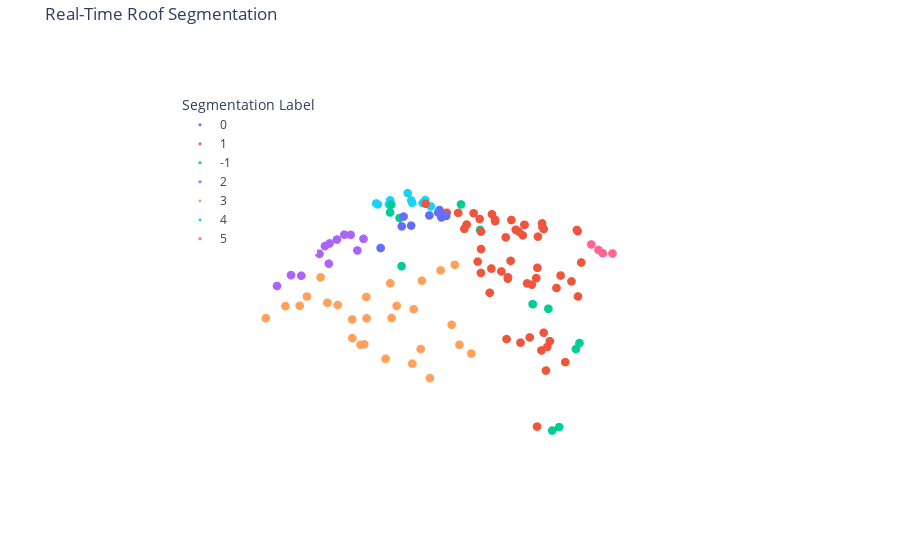

The notebook cell saved with this chart:
### Code cell
# model.eval()

# Load a test point cloud
test_point_cloud = load_clean_point_cloud("data/points/94939.txt")  # Assuming XYZ format

# Run real-time inference & visualization
inference_on_point_cloud(model, test_point_cloud, device, eps=0.18, min_samples=3)

### Figure 1 — Plotly figure (JSON) as saved in the notebook; plotly's stock layout.template omitted (floating-point values rounded to 4 significant figures)
{"data": [{"hovertemplate": "Predicted Instance=0<br>X=%{x}<br>Y=%{y}<br>Z=%{z}<extra></extra>", "legendgroup": "0", "marker": {"color": "#636efa", "opacity": 1, "size": 3, "symbol": "circle"}, "mode": "markers", "name": "0", "scene": "scene", "showlegend": true, "type": "scatter3d", "x": [-0.2782, 0.8719, 1.532, 0.03185, -0.1381, -0.5081, 0.01185, 0.5618, 0.6219, 0.2019], "y": [-0.7899, -0.7599, -0.6899, -0.4099, -0.5399, -1.07, -0.2799, -0.8099, -0.9799, -0.6099], "z": [0.992, 1.032, 0.802, 1.062, 0.992, 0.742, 1.142, 0.912, 1.092, 1.102]}, {"hovertemplate": "Predicted Instance=1<br>X=%{x}<br>Y=%{y}<br>Z=%{z}<extra></extra>", "legendgroup": "1", "marker": {"color": "#EF553B", "opacity": 1, "size": 3, "symbol": "circle"}, "mode": "markers", "name": "1", "scene": "scene", "showlegend": true, "type": "scatter3d", "x": [1.392, 1.282, -3.428, 0.5119, -1.238, 0.7819, -0.2882, 1.132, -0.09815, -1.018, -2.408, -0.3081, 0.5419, -0.5981, -2.168, -3.638, -2.758, 0.08185, 0.03185, -3.198, -0.7581, -0.3281, -0.8881, -2.018, 0.8619, -2.018, 0.1218, -1.248, 0.4419, 2.122, -0.4682, 0.5019, -1.618, -1.178, -1.048, -2.708, -1.758, -2.958, -1.158, -1.378, -0.2882, 0.6619, -1.538, -1.688, 0.6818, 0.1819, -1.058, -0.08815, -1.188, -1.418, -2.138, 0.2419], "y": [2.69, 3.55, 0.8801, 2.89, 2.26, 1.71, 0.4701, 2.82, 1.25, -2.05, -0.0099, 1.91, 3.07, 1.08, -0.7499, 0.7201, -1.37, 0.8201, 1.54, -0.0299, 2.22, 0.0101, 0.6701, -0.1099, 3.12, 1.96, 1.61, 0.6501, 3.41, 4.06, 1.89, 1.21, -0.9799, 0.9101, -0.9499, -0.2299, -0.8999, 0.1201, -1.45, 1.88, 1.8, 2.68, -0.2099, 0.9501, 3.12, 1.21, 1.47, 0.1701, 2.5, 0.6001, 0.7701, 0.8801], "z": [0.212, -0.08799, -0.128, -0.01799, 0.05201, 0.472, 0.932, 0.05201, 0.362, 0.442, 0.102, 0.242, -0.108, 0.332, 0.05201, -0.238, -0.238, 0.802, 0.412, -0.268, 0.09201, 0.912, 0.632, 0.342, -0.118, 0.05201, 0.452, 0.672, -0.488, -0.518, 0.322, 0.582, 0.352, 0.662, 0.582, -0.09799, 0.172, -0.01799, 0.362, -0.03799, 0.232, -0.168, 0.452, 0.442, -0.138, 0.542, 0.122, 0.962, -0.198, 0.542, 0.392, 0.592]}, {"hovertemplate": "Predicted Instance=-1<br>X=%{x}<br>Y=%{y}<br>Z=%{z}<extra></extra>", "legendgroup": "-1", "marker": {"color": "#00cc96", "opacity": 1, "size": 3, "symbol": "circle"}, "mode": "markers", "name": "-1", "scene": "scene", "showlegend": true, "type": "scatter3d", "x": [0.3518, -0.5981, -3.328, -2.778, -2.428, -0.1882, -3.308, 0.2519, 0.1419, -1.438, -1.788, -3.058, -2.418], "y": [3.27, -2.88, 0.3401, -1.79, 1.91, -2.44, -0.1899, -1.56, 3.3, 2.56, -4.03, 0.0001, -2.18], "z": [-2.558, 0.272, -2.738, -0.878, -2.728, 0.362, -2.838, 0.702, -2.588, -1.588, -2.608, -2.618, -0.118]}, {"hovertemplate": "Predicted Instance=2<br>X=%{x}<br>Y=%{y}<br>Z=%{z}<extra></extra>", "legendgroup": "2", "marker": {"color": "#ab63fa", "opacity": 1, "size": 3, "symbol": "circle"}, "mode": "markers", "name": "2", "scene": "scene", "showlegend": true, "type": "scatter3d", "x": [1.012, 1.602, 1.222, 3.102, 2.612, 1.422, 1.062, 0.9919, 1.762, 1.272, 2.722, 2.112], "y": [-3.07, -1.43, -3.09, -2.46, -2.21, -2.99, -2.66, -2.5, -2.73, -1.62, -2.46, -1.83], "z": [-0.168, 0.462, -0.198, -0.248, -0.08799, -0.148, 0.152, 0.182, -0.108, 0.542, -0.138, 0.172]}, {"hovertemplate": "Predicted Instance=3<br>X=%{x}<br>Y=%{y}<br>Z=%{z}<extra></extra>", "legendgroup": "3", "marker": {"color": "#FFA15A", "opacity": 1, "size": 3, "symbol": "circle"}, "mode": "markers", "name": "3", "scene": "scene", "showlegend": true, "type": "scatter3d", "x": [2.782, 3.092, 3.422, 2.912, 2.772, 2.072, 3.012, 0.9518, 2.752, 2.642, 4.012, 1.992, 2.562, 2.452, 1.132, 3.572, 1.792, 3.152, 3.092, 3.132, 2.162, 2.442, 1.492, 1.992, 2.082, 3.152, 2.912], "y": [1.62, 1.23, -1.02, -0.4299, 2.08, 2.14, -0.6399, 0.9101, 0.2801, -1.37, -1.38, 0.1301, 1.62, -0.0799, 0.6901, -1.33, 1.66, 0.5601, 0.6001, -1.19, 0.5001, 0.6701, 0.5201, 0.8101, 2.45, 0.3101, 0.0201], "z": [-0.188, -0.118, 0.112, 0.172, -0.258, 0.152, 0.172, 0.842, 0.132, 0.272, -0.07799, 0.522, 0.03201, 0.312, 0.692, 0.02201, 0.202, -0.138, -0.138, 0.112, 0.242, 0.182, 0.532, 0.232, 0.132, -0.118, 0.05201]}, {"hovertemplate": "Predicted Instance=4<br>X=%{x}<br>Y=%{y}<br>Z=%{z}<extra></extra>", "legendgroup": "4", "marker": {"color": "#19d3f3", "opacity": 1, "size": 3, "symbol": "circle"}, "mode": "markers", "name": "4", "scene": "scene", "showlegend": true, "type": "scatter3d", "x": [-1.528, -1.968, -0.7381, -1.348, -1.148, -1.828, -0.8781, -1.048, -1.628, -1.688], "y": [-3.17, -2.88, -3.61, -2.52, -3.59, -3.65, -3.86, -3.53, -3.25, -2.79], "z": [-0.03799, -0.268, -0.02799, 0.182, -0.04799, -0.08799, -0.138, -0.108, -0.168, 0.05201]}, {"hovertemplate": "Predicted Instance=5<br>X=%{x}<br>Y=%{y}<br>Z=%{z}<extra></extra>", "legendgroup": "5", "marker": {"color": "#FF6692", "opacity": 1, "size": 3, "symbol": "circle"}, "mode": "markers", "name": "5", "scene": "scene", "showlegend": true, "type": "scatter3d", "x": [-3.208, -3.048, -2.908, -3.398], "y": [1.66, 1.88, 1.62, 1.94], "z": [-0.248, -0.178, 0.01201, -0.308]}], "layout": {"legend": {"font": {"size": 12}, "title": {"text": "Segmentation Label"}, "tracegroupgap": 0, "x": 0.2, "y": 0.9}, "margin": {"b": 0, "l": 0, "r": 0, "t": 40}, "scene": {"bgcolor": "rgba(0,0,0,0)", "domain": {"x": [0, 1], "y": [0, 1]}, "xaxis": {"title": {"text": "X"}, "visible": false}, "yaxis": {"title": {"text": "Y"}, "visible": false}, "zaxis": {"title": {"text": "Z"}, "visible": false}}, "title": {"text": "Real-Time Roof Segmentation"}}}
